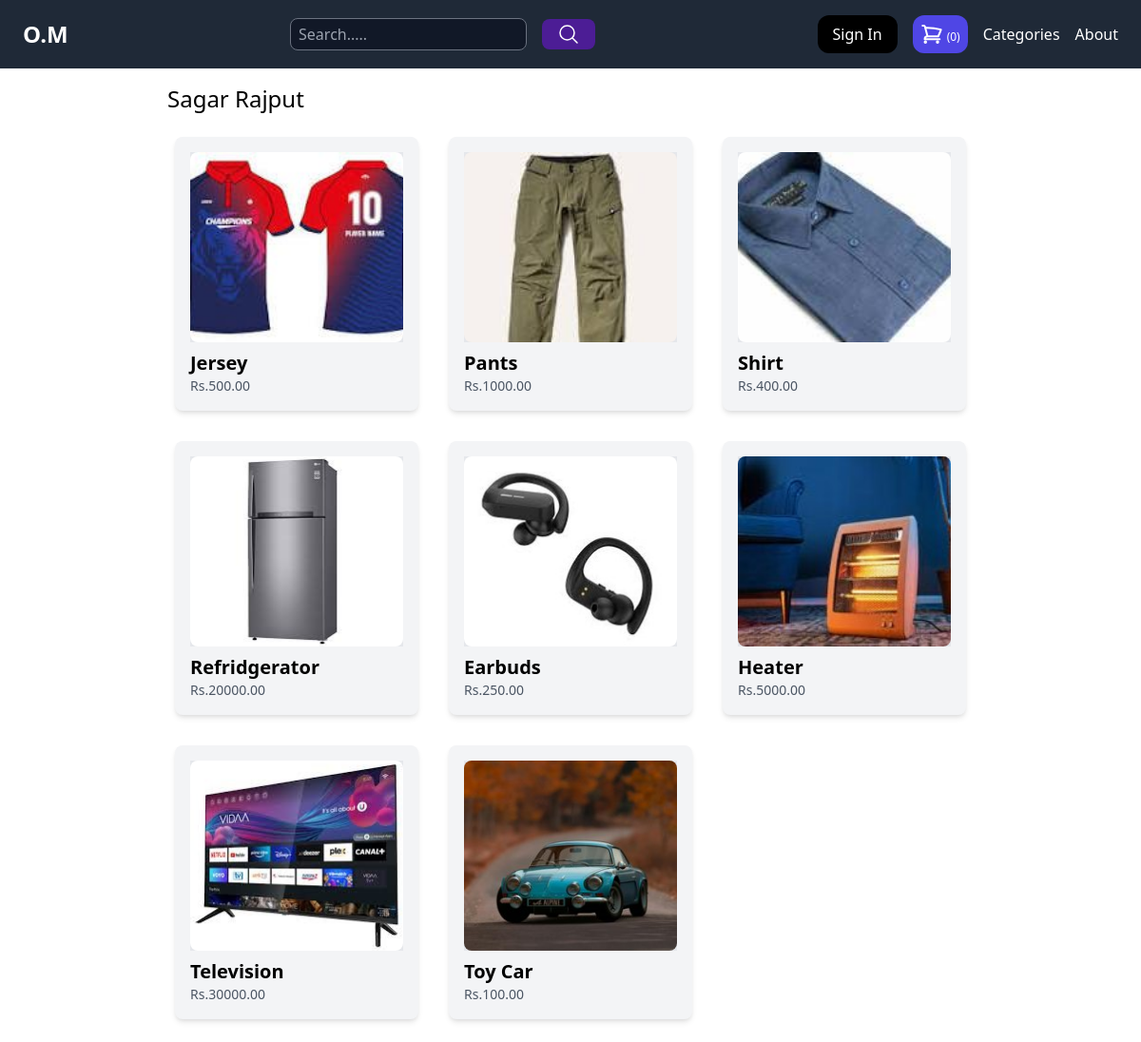
/vendors/1/, run on the app's committed database.
### store/models.py (models this page shows, shortened)
class Product(models.Model):
    category = models.ForeignKey(Category, related_name='products', on_delete=models.CASCADE)
    user = models.ForeignKey(User, related_name='products', on_delete=models.CASCADE)
    title = models.CharField(max_length=50)
    slug = models.SlugField(max_length=50)
    description = models.TextField(blank=True)
    price = models.DecimalField(max_digits=10, decimal_places=2)
    image = models.ImageField(upload_to='uploads/product_images/', blank=True, null=True)
    thumbnail = models.ImageField(upload_to='uploads/product_images/thumbnail/', blank=True, null=True)
    created_at = models.DateTimeField(auto_now_add=True)
    updated_at = models.DateTimeField(auto_now=True)
    stock = models.PositiveIntegerField(default=0)
    class Meta:
        ordering = ('-created_at',)
    def get_thumbnail(self):
        if self.thumbnail:
            return self.thumbnail.url

### userprofile/views.py (the view)
# urls.py: path('vendors/<int:pk>/', views.vendor_detail, name='vendor_detail'),
def vendor_detail(request, pk):
    user = User.objects.get(pk=pk)
    return render(request, 'userprofile/vendor_detail.html', {
        'user': user
    })

### store/cart.py (called while the page is built)
    def __len__(self):
        return sum(item['quantity'] for item in self.cart.values())

### store/context_processors.py (called while the page is built)
def cart(request):
    return {'cart': Cart(request)}

### userprofile/templates/userprofile/vendor_detail.html (shortened to what this page needs)
{% extends 'main/base.html' %}
{% block content %}
    <h1 class="text-2xl mb-4">{% firstof user.get_full_name user.username %}</h1>
    <div class="grid grid-cols-3 gap-4">
        {% for product in user.products.all %}
            <div class="product p-2">
                <div class="p-4 bg-gray-100 shadow-md rounded-lg">
                    <a href="{% url 'product_detail' product.category.slug product.slug %}">
                        <div class="image mb-2 bg-gray-200" style="height: 200px;">
                            <img src="{{ product.get_thumbnail }}" alt="Image of {{ product.title }}" class="rounded-lg w-full h-full object-cover">
                        </div>
                        <h2 class="text-xl font-semibold">{{ product.title }}</h2>
                        <p class="text-sm text-gray-600">Rs.{{ product.price }}</p>
                    </a>
                </div>
            </div>
        {% endfor %}
    </div>
{% endblock %}

### data on the page
Product: get_thumbnail (picture), title "Jersey", price "500.00"
Product: get_thumbnail (picture), title "Pants", price "1000.00"
Product: get_thumbnail (picture), title "Shirt", price "400.00"
Product: get_thumbnail (picture), title "Refridgerator", price "20000.00"
Product: get_thumbnail (picture), title "Earbuds", price "250.00"
Product: get_thumbnail (picture), title "Heater", price "5000.00"
Product: get_thumbnail (picture), title "Television", price "30000.00"
Product: get_thumbnail (picture), title "Toy Car", price "100.00"

### other printed values
{{ cart|length }} "0"
